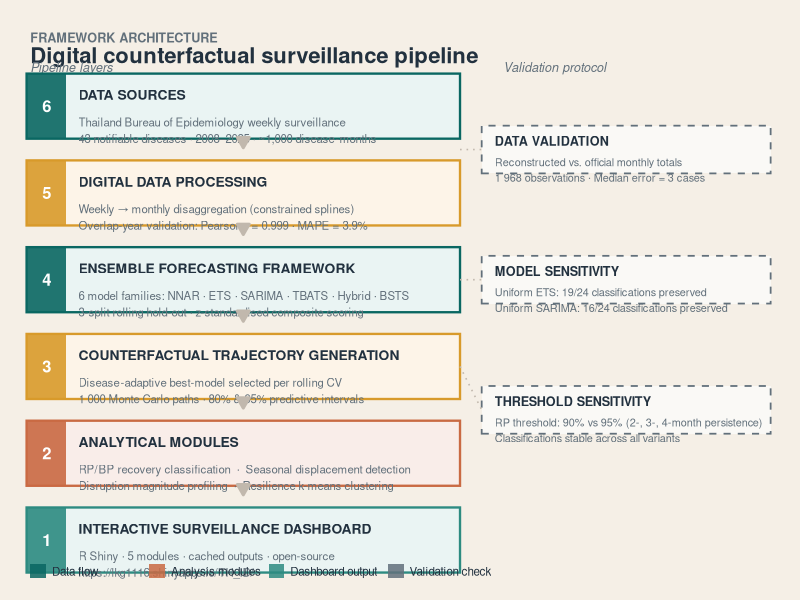
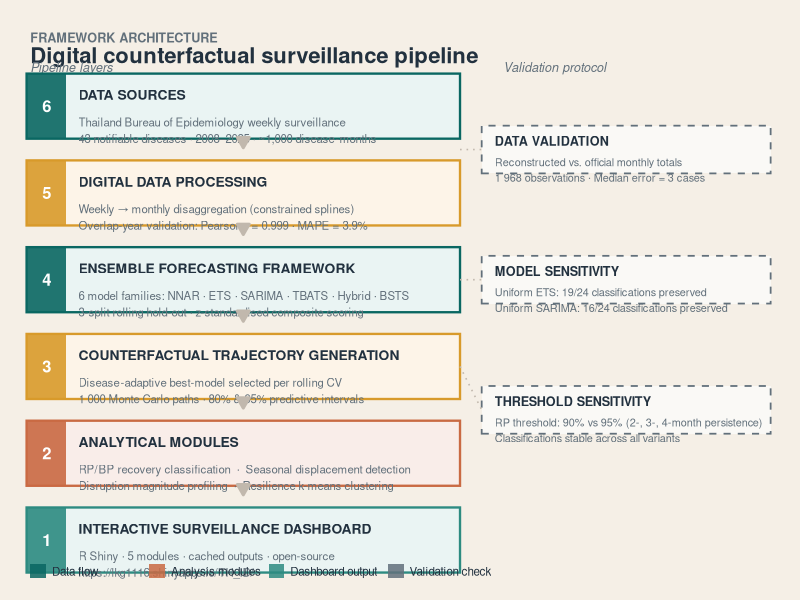

R code for these plots, in order:
#####################################
## Fig 1 — Framework Architecture Diagram
## npj Digital Medicine submission
## Output: ../Outcome/Publish/npjDM/fig1.pdf | fig1.png
##
## Six-layer pipeline:
##   1. Data Sources
##   2. Digital Data Processing
##   3. Ensemble Forecasting Framework
##   4. Counterfactual Trajectory Generation
##   5. Analytical Modules (RP/BP + Seasonality)
##   6. Surveillance Dashboard
##
## Plus a right-column Validation Protocol box.
#####################################

library(ggplot2)
library(dplyr)
library(grid)
library(ggtext)
library(patchwork)

Sys.setlocale("LC_TIME", "C")

out_dir <- "../Outcome/Publish/npjDM"
dir.create(out_dir, showWarnings = FALSE, recursive = TRUE)

# ---- Colour palette (matches ShinyDashboard design language) --------
COL_TEAL   <- "#0A6762"
COL_CORAL  <- "#C96A43"
COL_GOLD   <- "#D89A2B"
COL_SLATE  <- "#22313F"
COL_SAND   <- "#F5EFE6"
COL_LINE   <- "#C1B8AD"
COL_MUTED  <- "#62707B"
COL_GREEN  <- "#2D8B81"
COL_AMBER  <- "#B87D1F"

# ---- Main pipeline boxes (left column) ----------------------------------
# Each layer: y-centre, height, fill, border, label, sublabel
layer_data <- tibble::tribble(
  ~yc,  ~h,   ~fill,       ~border,    ~label,                              ~sublabel,
  5.5,  0.75, "#EAF4F3",   COL_TEAL,   "DATA SOURCES",
    "Thailand Bureau of Epidemiology weekly surveillance\n43 notifiable diseases · 2008–2025 · ~1,000 disease-months",
  4.5,  0.75, "#FDF4E7",   COL_GOLD,   "DIGITAL DATA PROCESSING",
    "Weekly → monthly disaggregation (constrained splines)\nOverlap-year validation: Pearson r = 0.999 · MAPE = 3.9%",
  3.5,  0.75, "#EAF4F3",   COL_TEAL,   "ENSEMBLE FORECASTING FRAMEWORK",
    "6 model families: NNAR · ETS · SARIMA · TBATS · Hybrid · BSTS\n3-split rolling hold-out · z-standardised composite scoring",
  2.5,  0.75, "#FDF4E7",   COL_GOLD,   "COUNTERFACTUAL TRAJECTORY GENERATION",
    "Disease-adaptive best-model selected per rolling CV\n1 000 Monte Carlo paths · 80% & 95% predictive intervals",
  1.5,  0.75, "#F9EDE9",   COL_CORAL,  "ANALYTICAL MODULES",
    "RP/BP recovery classification  ·  Seasonal displacement detection\nDisruption magnitude profiling  ·  Resilience k-means clustering",
  0.5,  0.75, "#EAF4F3",   COL_GREEN,  "INTERACTIVE SURVEILLANCE DASHBOARD",
    "R Shiny · 5 modules · cached outputs · open-source\nhttps://lkg1116.shinyapps.io/TH_ID/"
)

# ---- Arrow connectors (x=0.5, between each pair of boxes) ---------------
arrow_ys <- c(5.12, 4.12, 3.12, 2.12, 1.12)

# ---- Validation protocol boxes (right column) ---------------------------
val_data <- tibble::tribble(
  ~yc,  ~h,   ~fill,      ~border,   ~label,                  ~sublabel,
  5.0,  0.55, "#FAFAF7",  COL_MUTED, "DATA VALIDATION",
    "Reconstructed vs. official monthly totals\n1 968 observations · Median error = 3 cases",
  3.5,  0.55, "#FAFAF7",  COL_MUTED, "MODEL SENSITIVITY",
    "Uniform ETS: 19/24 classifications preserved\nUniform SARIMA: 16/24 classifications preserved",
  2.0,  0.55, "#FAFAF7",  COL_MUTED, "THRESHOLD SENSITIVITY",
    "RP threshold: 90% vs 95% (2-, 3-, 4-month persistence)\nClassifications stable across all variants"
)

# ---- Build plot ----------------------------------------------------------
p <- ggplot() +
  # Background
  theme_void() +
  coord_cartesian(xlim = c(0, 10.5), ylim = c(0, 6.5), expand = FALSE) +
  theme(
    plot.background = element_rect(fill = COL_SAND, colour = NA),
    plot.margin = margin(14, 16, 12, 14)
  ) +

  # --- Title / kicker
  annotate("text", x = 0.15, y = 6.35,
           label = "FRAMEWORK ARCHITECTURE",
           hjust = 0, vjust = 1, size = 3.2, fontface = "bold",
           colour = COL_MUTED, family = "sans",
           letterSpacing = 1.5) +
  annotate("text", x = 0.15, y = 6.18,
           label = "Digital counterfactual surveillance pipeline",
           hjust = 0, vjust = 1, size = 5.6, fontface = "bold",
           colour = COL_SLATE, family = "sans") +

  # --- Section divider labels
  annotate("text", x = 0.15, y = 5.95, label = "Pipeline layers",
           hjust = 0, size = 3.2, colour = COL_MUTED, fontface = "italic") +
  annotate("text", x = 6.7, y = 5.95, label = "Validation protocol",
           hjust = 0, size = 3.2, colour = COL_MUTED, fontface = "italic")

# ---- Add layer boxes (left column, x: 0.1 – 6.1) -----------------------
for (i in seq_len(nrow(layer_data))) {
  row <- layer_data[i, ]
  ymin <- row$yc - row$h / 2
  ymax <- row$yc + row$h / 2

  p <- p +
    # Box fill
    annotate("rect",
             xmin = 0.1, xmax = 6.1,
             ymin = ymin, ymax = ymax,
             fill = row$fill, colour = row$border, linewidth = 0.8, alpha = 0.95) +
    # Layer number badge
    annotate("rect",
             xmin = 0.1, xmax = 0.65,
             ymin = ymin, ymax = ymax,
             fill = row$border, colour = NA, alpha = 0.9) +
    annotate("text", x = 0.38, y = row$yc,
             label = as.character(nrow(layer_data) - i + 1),
             hjust = 0.5, vjust = 0.5, size = 4.2, fontface = "bold",
             colour = "white") +
    # Label
    annotate("text", x = 0.82, y = row$yc + 0.13,
             label = row$label,
             hjust = 0, vjust = 0.5, size = 3.5, fontface = "bold",
             colour = COL_SLATE) +
    # Sublabel
    annotate("text", x = 0.82, y = row$yc - 0.13,
             label = row$sublabel,
             hjust = 0, vjust = 1, size = 2.9,
             colour = COL_MUTED)
}

# ---- Arrows between boxes -----------------------------------------------
for (ay in arrow_ys) {
  p <- p +
    annotate("segment",
             x = 3.1, xend = 3.1,
             y = ay, yend = ay - 0.10,
             colour = COL_LINE, linewidth = 1.0,
             arrow = arrow(length = unit(0.12, "inches"), type = "closed"))
}

# ---- Validation boxes (right column, x: 6.4 – 10.4) --------------------
for (i in seq_len(nrow(val_data))) {
  row <- val_data[i, ]
  ymin <- row$yc - row$h / 2
  ymax <- row$yc + row$h / 2

  p <- p +
    annotate("rect",
             xmin = 6.4, xmax = 10.4,
             ymin = ymin, ymax = ymax,
             fill = row$fill, colour = row$border, linewidth = 0.6,
             linetype = "dashed", alpha = 0.9) +
    annotate("text", x = 6.58, y = row$yc + 0.10,
             label = row$label,
             hjust = 0, vjust = 0.5, size = 3.2, fontface = "bold",
             colour = COL_SLATE) +
    annotate("text", x = 6.58, y = row$yc - 0.10,
             label = row$sublabel,
             hjust = 0, vjust = 1, size = 2.75,
             colour = COL_MUTED)
}

# ---- Connector: pipeline boxes to validation boxes ----------------------
connector_pairs <- list(
  c(5.0, 5.0),   # Data sources    -> Data validation
  c(3.5, 3.5),   # Ensemble        -> Model sensitivity
  c(2.5, 2.0)    # Counterfactual  -> Threshold sensitivity
)
for (pair in connector_pairs) {
  p <- p +
    annotate("segment",
             x = 6.1, xend = 6.4,
             y = pair[[1]], yend = pair[[2]],
             colour = COL_LINE, linewidth = 0.55, linetype = "dotted")
}

# ---- Legend strip at bottom ---------------------------------------------
legend_items <- tibble::tribble(
  ~x, ~label, ~fill,
  0.15, "Data flow",        COL_TEAL,
  1.8,  "Analysis modules", COL_CORAL,
  3.45, "Dashboard output", COL_GREEN,
  5.1,  "Validation check", COL_MUTED
)
for (i in seq_len(nrow(legend_items))) {
  li <- legend_items[i, ]
  p <- p +
    annotate("rect", xmin = li$x, xmax = li$x + 0.22, ymin = 0.06, ymax = 0.22,
             fill = li$fill, colour = NA, alpha = 0.85) +
    annotate("text", x = li$x + 0.30, y = 0.14, label = li$label,
             hjust = 0, vjust = 0.5, size = 2.95, colour = COL_SLATE)
}

# ---- Save ---------------------------------------------------------------
ggsave(file.path(out_dir, "fig1.pdf"),
       p, width = 10.5, height = 7, device = cairo_pdf)

ggsave(file.path(out_dir, "fig1.png"),
       p, width = 10.5, height = 7, dpi = 300)

message("fig1 saved to ", out_dir)
